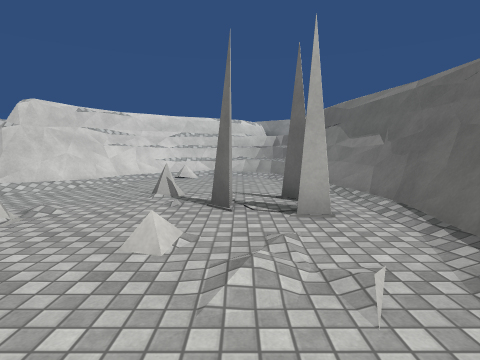
[1] (above)

15 first-person views from a walk through a scene from a Unity 3-D project. The camera is 1.4 m above the floor, tilts 6° down and sees 80° across. The floor is counted in squares, 2 m on a side. Each view is taken from the middle of a square. On the plan, view 1 faces up. The plan holds only what a view shows up to about 10 squares ahead; the rest is blank. The place goes on beyond the plan. Surface patterns are stand-ins for the level's own textures.

[2]
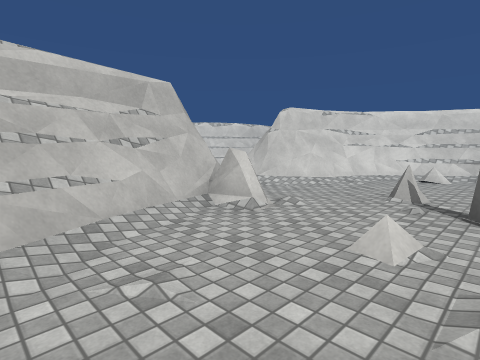

[3]
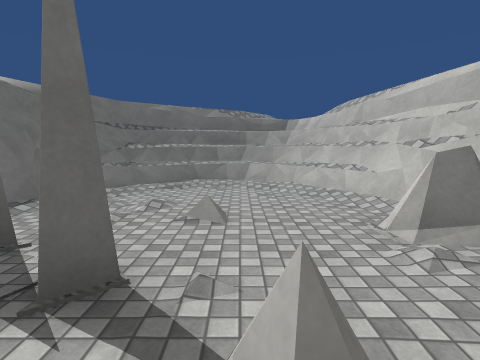

[4]
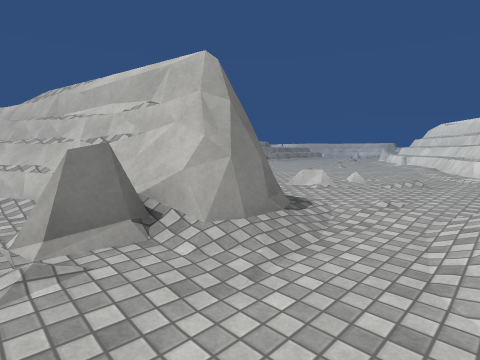

[5]
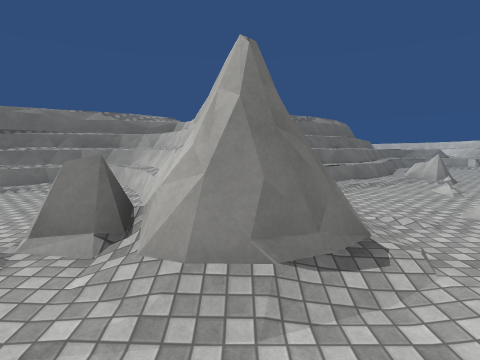

[6]
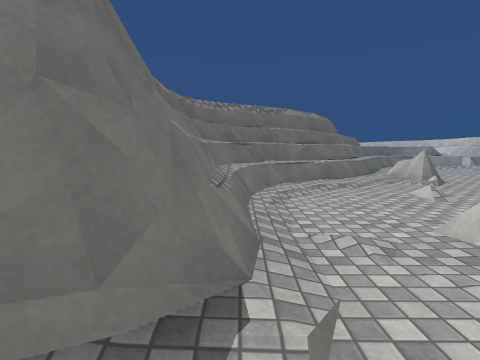

[7]
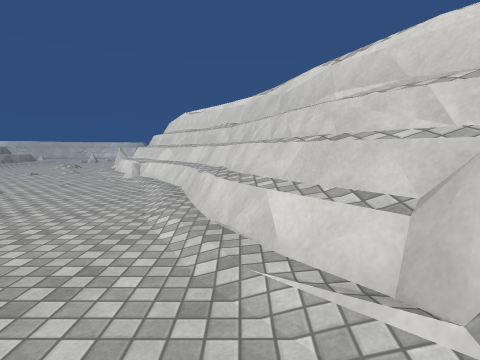

[8]
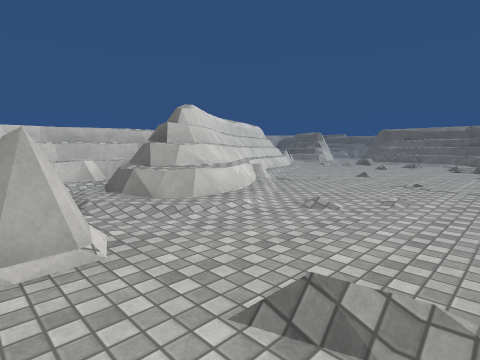

[9]
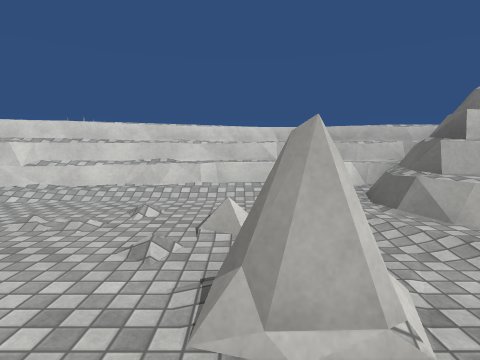

[10]
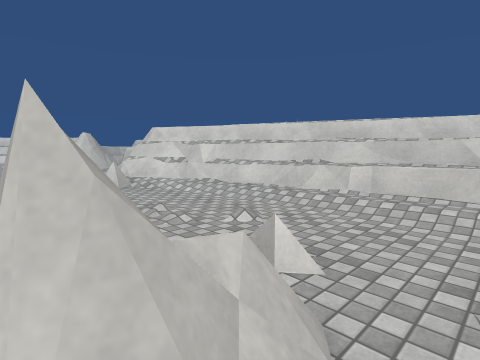

[11]
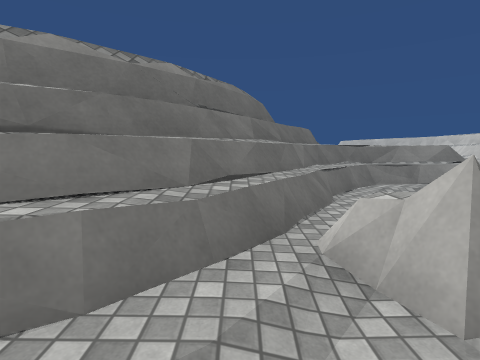

[12]
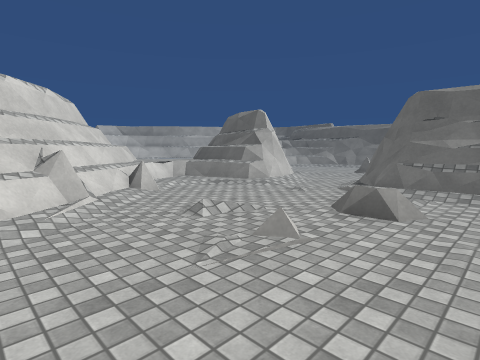

[13]
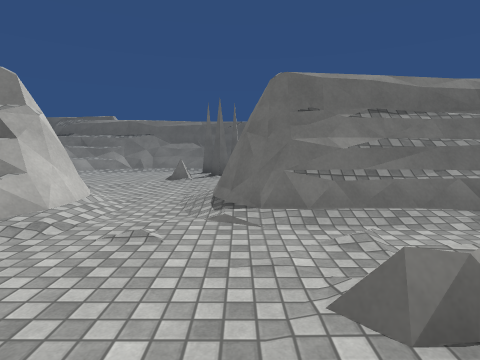

[14]
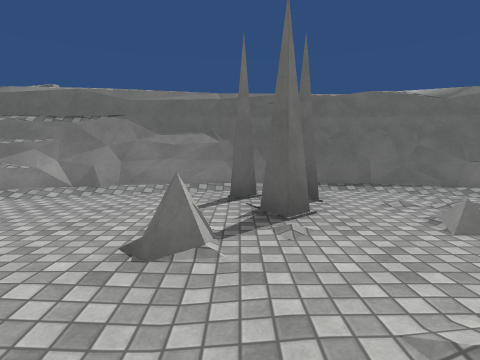

[15]
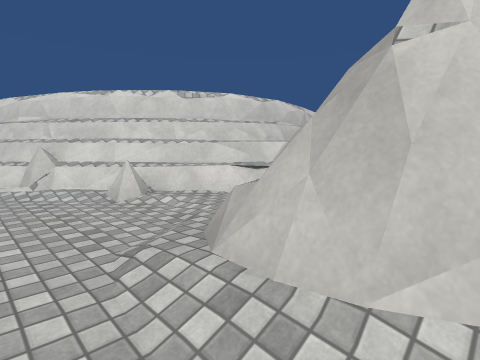

### Floor plan
Key: @ floor where view 1 was taken; # wall or solid block; . floor; / step, stairs or slope; = window, fence, low wall or low ledge; ^ raised ledge; O other object.
Columns run from 25 left of view 1 to 2 right of it. Each row starts with its distance up from view 1.
  8                  #^^^ ##//^#
  7                  #^^###.=.##
  6                 #^//###....#
  5       #       ##^/.///.....#
  4    ###^^#  ###^^........=OO#
  3  ###^^^^####^//...../##/..O#
  2 ##/////^###/......=.###....#
  1 /=.././^#^/.........^##....#
  0    ..=./^/..........^##^.@##
 -1     .#../.........//^##^^^#
 -2      ..../......#/^^#  ###
 -3      ......   ../^##
 -4              .../##
 -5             .../^#
 -6             ^//^#
 -7             ^#^^#
 -8            ^
 -9           #^
-10           #
-11           #

Positions as (right, up) in squares from view 1, and headings:
1: (0, 0), facing up
2: (0, 0), facing up-left
3: (-1, 5), facing down
4: (-2, 5), facing down-left
5: (-4, 5), facing down
6: (-5, 4), facing down
7: (-8, 4), facing left
8: (-20, -3), facing up-right
9: (-20, -2), facing up
10: (-19, -1), facing up-left
11: (-8, -1), facing down
12: (-10, 1), facing up-right
13: (-8, 3), facing right
14: (-3, 4), facing right
15: (-4, 4), facing up-left
